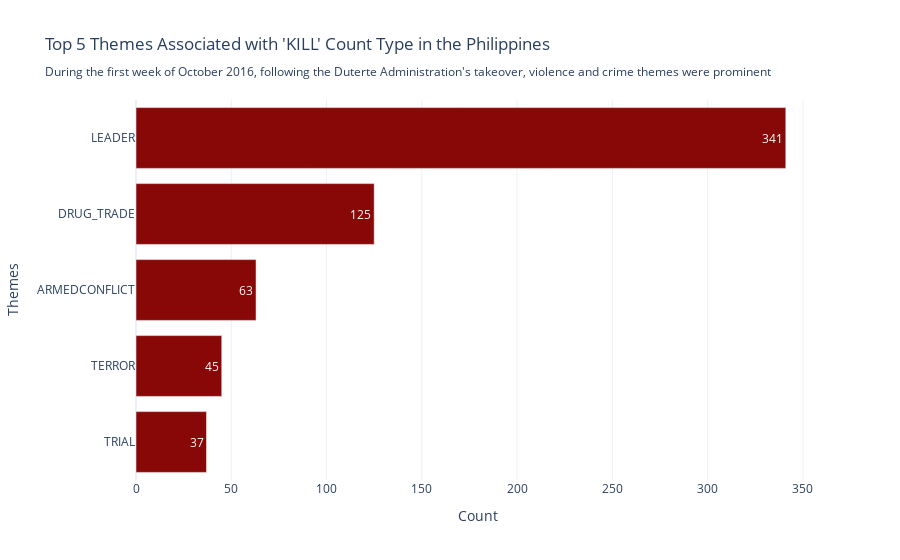

Notebook code for this chart:
### Code cell
# Create the bar graph with Plotly in horizontal orientation
result_sorted = result.sort_values(by="count", ascending=True)
fig = go.Figure(
    go.Bar(
        x=result_sorted['count'],  # Set the counts on the x-axis
        y=result_sorted['Themes_Single'],  # Set the themes on the y-axis
        text=result_sorted['count'],
        textposition='auto',
        orientation='h',  # Make the bar chart horizontal
        marker=dict(color='#880808')  # You can customize the color here
    )
)

# Customize the layout
fig.update_layout(
    title=(
        "Top 5 Themes Associated with 'KILL' Count Type in the Philippines<br>"
        "<sub>During the first week of October 2016, following the Duterte "
        "Administration's takeover, violence and crime themes were "
        "prominent</sub>"
    ),
    xaxis_title="Count",
    yaxis_title="Themes",
    template="plotly_white"
)

# Show the plot
fig.show()

### Figure 1 — Plotly figure (JSON) as saved in the notebook; plotly's stock layout.template omitted (floating-point values rounded to 4 significant figures)
{"data": [{"marker": {"color": "#880808"}, "orientation": "h", "text": [37, 45, 63, 125, 341], "textposition": "auto", "type": "bar", "x": [37, 45, 63, 125, 341], "y": ["TRIAL", "TERROR", "ARMEDCONFLICT", "DRUG_TRADE", "LEADER"]}], "layout": {"autosize": true, "title": {"text": "Top 5 Themes Associated with 'KILL' Count Type in the Philippines<br><sub>During the first week of October 2016, following the Duterte Administration's takeover, violence and crime themes were prominent</sub>"}, "xaxis": {"autorange": true, "range": [0, 358.9], "title": {"text": "Count"}, "type": "linear"}, "yaxis": {"autorange": true, "range": [-0.5, 4.5], "title": {"text": "Themes"}, "type": "category"}}}
